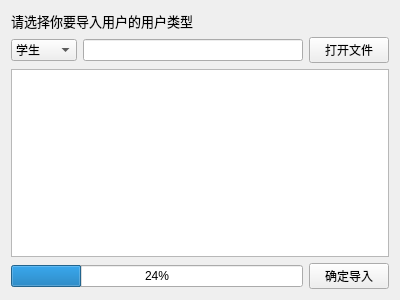
<?xml version="1.0" encoding="UTF-8"?>
<ui version="4.0">
 <class>add_all</class>
 <widget class="QWidget" name="add_all">
  <property name="geometry">
   <rect>
    <x>0</x>
    <y>0</y>
    <width>400</width>
    <height>300</height>
   </rect>
  </property>
  <property name="windowTitle">
   <string>Form</string>
  </property>
  <layout class="QVBoxLayout" name="verticalLayout">
   <item>
    <widget class="QLabel" name="label">
     <property name="font">
      <font>
       <pointsize>10</pointsize>
      </font>
     </property>
     <property name="text">
      <string>请选择你要导入用户的用户类型</string>
     </property>
    </widget>
   </item>
   <item>
    <layout class="QHBoxLayout" name="horizontalLayout">
     <item>
      <widget class="QComboBox" name="comboBox">
       <item>
        <property name="text">
         <string>学生</string>
        </property>
       </item>
       <item>
        <property name="text">
         <string>老师</string>
        </property>
       </item>
       <item>
        <property name="text">
         <string>管理员</string>
        </property>
       </item>
      </widget>
     </item>
     <item>
      <widget class="QLineEdit" name="lineEdit"/>
     </item>
     <item>
      <widget class="QPushButton" name="pushButton">
       <property name="text">
        <string>打开文件</string>
       </property>
      </widget>
     </item>
    </layout>
   </item>
   <item>
    <widget class="QTableWidget" name="tableWidget"/>
   </item>
   <item>
    <layout class="QHBoxLayout" name="horizontalLayout_2" stretch="8,2">
     <property name="leftMargin">
      <number>0</number>
     </property>
     <item>
      <widget class="QProgressBar" name="progressBar">
       <property name="value">
        <number>24</number>
       </property>
      </widget>
     </item>
     <item>
      <widget class="QPushButton" name="pushButton_2">
       <property name="text">
        <string>确定导入</string>
       </property>
      </widget>
     </item>
    </layout>
   </item>
  </layout>
 </widget>
 <resources/>
 <connections/>
</ui>
